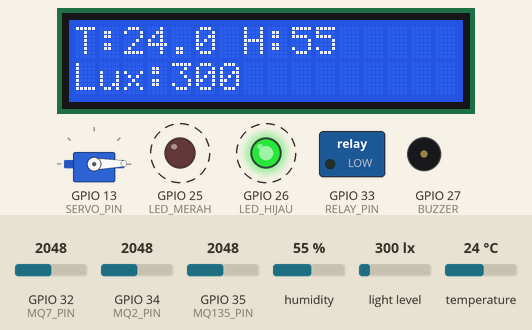
The sketch below on a simulated ESP32. On the bench: servo, 16×2 character LCD, switched loads named in the sketch (green lamp = pin HIGH), output pins drawn as LEDs (lit = HIGH), buzzer (waves = sounding, pin HIGH). Dashed ring = blinking. The inputs (shaded band) are chosen by the test bench; at power-on: humidity 55 %, light level 300 lx, temperature 24 °C, GPIO 32 (MQ7_PIN) = 2048, GPIO 34 (MQ2_PIN) = 2048, GPIO 35 (MQ135_PIN) = 2048. What the sketch prints to the serial monitor is not drawn.

Above: at 1.2 s.
1.3 s: humidity set to 22 %
At 2.9 s:
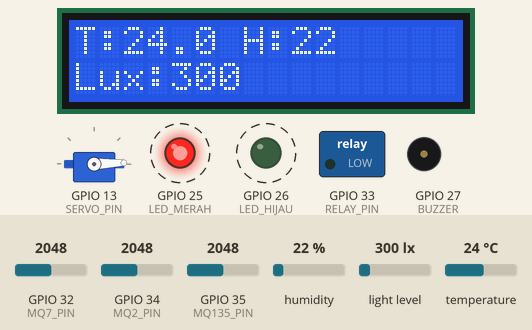
7.5 s: light level set to 40 lx
At 10.1 s:
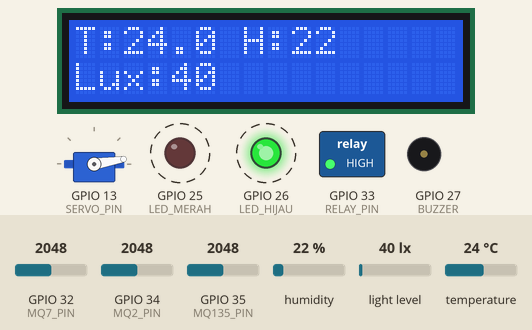
13.7 s: temperature set to 12 °C
At 17.1 s:
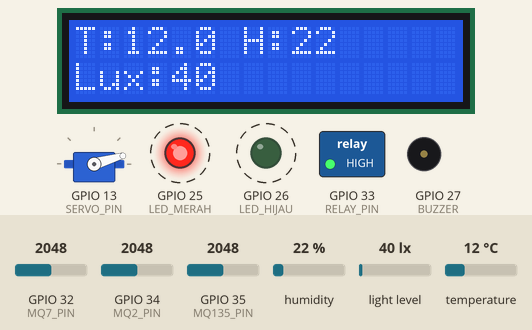
17.2 s: light level set to 500 lx
At 22.8 s:
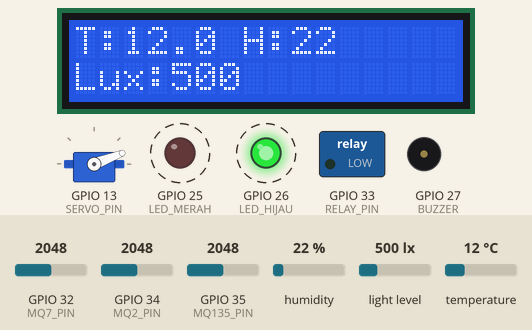
23.4 s: humidity set to 40 %
At 26.2 s:
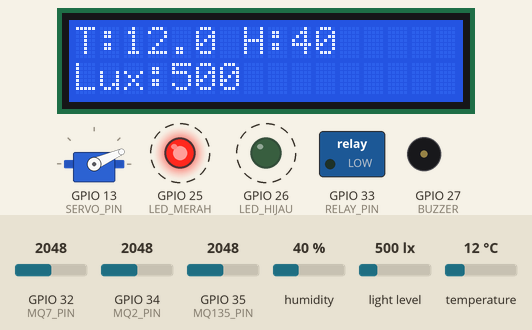
29.6 s: light level set to 1000 lx
At 31.3 s:
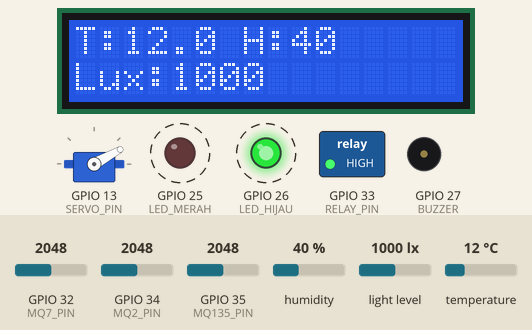
Timing chart, 0 to 43.7 s (numbered marks = the images above; inputs shaded):
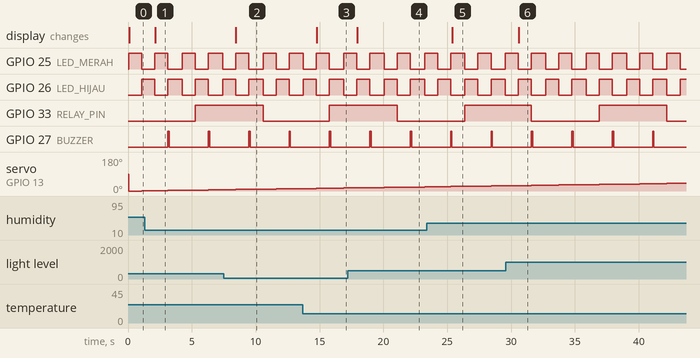

The sketch:

edge_computingV2.ino
```cpp
#include <Wire.h>
#include <LiquidCrystal.h>
#include <DHT.h>
#include <BH1750.h>
#include <ESP32Servo.h>

// ==== PIN SETUP ====
#define LED_MERAH 25
#define LED_HIJAU 26
#define BUZZER    27
#define DHTPIN    15
#define DHTTYPE   DHT22
#define SERVO_PIN 13
#define RELAY_PIN 33

#define MQ2_PIN   34
#define MQ135_PIN 35
#define MQ7_PIN   32

DHT dht(DHTPIN, DHTTYPE);
BH1750 lightMeter;
Servo myservo;
LiquidCrystal lcd(2, 4, 5, 18, 19, 21);

// === Variabel waktu ===
unsigned long previousRelayMillis = 0;
unsigned long previousBuzzerMillis = 0;
unsigned long previousServoMillis = 0;
const unsigned long relayInterval = 5000;
const unsigned long buzzerInterval = 3000;
const unsigned long servoDelay = 10; // lebih cepat

bool relayState = false;
bool servoForward = true;
int servoAngle = 0;

void setup() {
  Serial.begin(115200);

  pinMode(LED_MERAH, OUTPUT);
  pinMode(LED_HIJAU, OUTPUT);
  pinMode(BUZZER, OUTPUT);
  pinMode(RELAY_PIN, OUTPUT);

  pinMode(MQ2_PIN, INPUT);
  pinMode(MQ135_PIN, INPUT);
  pinMode(MQ7_PIN, INPUT);

  dht.begin();
  Wire.begin();
  lightMeter.begin(BH1750::CONTINUOUS_HIGH_RES_MODE);
  myservo.attach(SERVO_PIN);
  lcd.begin(16, 2);

  Serial.println("Semua komponen siap...");
}

void loop() {
  unsigned long currentMillis = millis();

  // === Flip-flop LED Merah/Hijau ===
  static bool ledState = false;
  ledState = !ledState;
  digitalWrite(LED_MERAH, ledState);
  digitalWrite(LED_HIJAU, !ledState);

  // === Servo gerak bolak balik cepat ===
  if (currentMillis - previousServoMillis >= servoDelay) {
    previousServoMillis = currentMillis;
    myservo.write(servoAngle);
    if (servoForward) {
      servoAngle++;
      if (servoAngle >= 90) servoForward = false;
    } else {
      servoAngle--;
      if (servoAngle <= 0) servoForward = true;
    }
  }

  // === Relay (kipas) ON/OFF setiap 5 detik ===
  if (currentMillis - previousRelayMillis >= relayInterval) {
    previousRelayMillis = currentMillis;
    relayState = !relayState;
    digitalWrite(RELAY_PIN, relayState);
    Serial.print("Relay: ");
    Serial.println(relayState ? "ON" : "OFF");
  }

  // === Buzzer bunyi tiap 3 detik ===
  if (currentMillis - previousBuzzerMillis >= buzzerInterval) {
    previousBuzzerMillis = currentMillis;
    digitalWrite(BUZZER, HIGH);
    delay(100);
    digitalWrite(BUZZER, LOW);
  }

  // === Sensor ===
  float temp = dht.readTemperature();
  float hum = dht.readHumidity();
  float lux = lightMeter.readLightLevel();
  int mq2 = analogRead(MQ2_PIN);
  int mq135 = analogRead(MQ135_PIN);
  int mq7 = analogRead(MQ7_PIN);

  // === Serial Monitor ===
  Serial.println("=== Pembacaan Sensor ===");
  Serial.print("DHT22 - Suhu: "); Serial.print(temp); Serial.print(" *C, Kelembapan: "); Serial.print(hum); Serial.println(" %");
  Serial.print("BH1750 - Intensitas Cahaya: "); Serial.print(lux); Serial.println(" lux");
  Serial.print("MQ-2 (Gas LPG/Asap): "); Serial.println(mq2);
  Serial.print("MQ-7 (Karbon Monoksida/CO): "); Serial.println(mq7);
  Serial.print("MQ-135 (Gas Beracun/Polusi Udara): "); Serial.println(mq135);
  Serial.println();

  // === Tampilkan ke LCD ===
  lcd.clear();
  lcd.setCursor(0, 0);
  lcd.print("T:"); lcd.print(temp, 1);
  lcd.print(" H:"); lcd.print(hum, 0);

  lcd.setCursor(0, 1);
  lcd.print("Lux:"); lcd.print(lux, 0);
  delay(1000); // Delay antar loop
}
```

Measured:
- after the input at 1.3 s, the display: changes after 0.83 s (image 1)
- after the input at 7.5 s, the display: changes after 0.95 s (image 2)
- after the input at 13.7 s, the display: changes after 1.1 s (image 3)
- after the input at 17.2 s, the display: changes after 0.74 s (image 4)
- after the input at 23.4 s, the display: changes after 2.0 s (image 5)
- after the input at 29.6 s, the display: changes after 0.99 s (image 6)
- by itself, GPIO 25 (LED_MERAH), GPIO 26 (LED_HIJAU): alternates HIGH for 1.0 s and LOW for 1.0 s
- by itself, GPIO 27 (BUZZER): alternates HIGH for 0.10 s and LOW for 3.1 s
